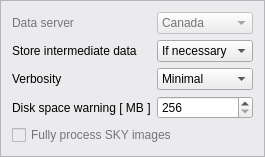
      <widget class="QFrame" name="generalFrame">
       <property name="palette">
        <palette>
         <active>
          <colorrole role="WindowText">
           <brush brushstyle="SolidPattern">
            <color alpha="255">
             <red>0</red>
             <green>0</green>
             <blue>0</blue>
            </color>
           </brush>
          </colorrole>
          <colorrole role="Button">
           <brush brushstyle="SolidPattern">
            <color alpha="255">
             <red>235</red>
             <green>235</green>
             <blue>238</blue>
            </color>
           </brush>
          </colorrole>
          <colorrole role="Light">
           <brush brushstyle="SolidPattern">
            <color alpha="255">
             <red>255</red>
             <green>255</green>
             <blue>255</blue>
            </color>
           </brush>
          </colorrole>
          <colorrole role="Midlight">
           <brush brushstyle="SolidPattern">
            <color alpha="255">
             <red>245</red>
             <green>245</green>
             <blue>246</blue>
            </color>
           </brush>
          </colorrole>
          <colorrole role="Dark">
           <brush brushstyle="SolidPattern">
            <color alpha="255">
             <red>117</red>
             <green>117</green>
             <blue>119</blue>
            </color>
           </brush>
          </colorrole>
          <colorrole role="Mid">
           <brush brushstyle="SolidPattern">
            <color alpha="255">
             <red>157</red>
             <green>157</green>
             <blue>159</blue>
            </color>
           </brush>
          </colorrole>
          <colorrole role="Text">
           <brush brushstyle="SolidPattern">
            <color alpha="255">
             <red>0</red>
             <green>0</green>
             <blue>0</blue>
            </color>
           </brush>
          </colorrole>
          <colorrole role="BrightText">
           <brush brushstyle="SolidPattern">
            <color alpha="255">
             <red>255</red>
             <green>255</green>
             <blue>255</blue>
            </color>
           </brush>
          </colorrole>
          <colorrole role="ButtonText">
           <brush brushstyle="SolidPattern">
            <color alpha="255">
             <red>0</red>
             <green>0</green>
             <blue>0</blue>
            </color>
           </brush>
          </colorrole>
          <colorrole role="Base">
           <brush brushstyle="SolidPattern">
            <color alpha="255">
             <red>255</red>
             <green>255</green>
             <blue>255</blue>
            </color>
           </brush>
          </colorrole>
          <colorrole role="Window">
           <brush brushstyle="SolidPattern">
            <color alpha="255">
             <red>235</red>
             <green>235</green>
             <blue>238</blue>
            </color>
           </brush>
          </colorrole>
          <colorrole role="Shadow">
           <brush brushstyle="SolidPattern">
            <color alpha="255">
             <red>0</red>
             <green>0</green>
             <blue>0</blue>
            </color>
           </brush>
          </colorrole>
          <colorrole role="AlternateBase">
           <brush brushstyle="SolidPattern">
            <color alpha="255">
             <red>245</red>
             <green>245</green>
             <blue>246</blue>
            </color>
           </brush>
          </colorrole>
          <colorrole role="ToolTipBase">
           <brush brushstyle="SolidPattern">
            <color alpha="255">
             <red>255</red>
             <green>255</green>
             <blue>220</blue>
            </color>
           </brush>
          </colorrole>
          <colorrole role="ToolTipText">
           <brush brushstyle="SolidPattern">
            <color alpha="255">
             <red>0</red>
             <green>0</green>
             <blue>0</blue>
            </color>
           </brush>
          </colorrole>
         </active>
         <inactive>
          <colorrole role="WindowText">
           <brush brushstyle="SolidPattern">
            <color alpha="255">
             <red>0</red>
             <green>0</green>
             <blue>0</blue>
            </color>
           </brush>
          </colorrole>
          <colorrole role="Button">
           <brush brushstyle="SolidPattern">
            <color alpha="255">
             <red>235</red>
             <green>235</green>
             <blue>238</blue>
            </color>
           </brush>
          </colorrole>
          <colorrole role="Light">
           <brush brushstyle="SolidPattern">
            <color alpha="255">
             <red>255</red>
             <green>255</green>
             <blue>255</blue>
            </color>
           </brush>
          </colorrole>
          <colorrole role="Midlight">
           <brush brushstyle="SolidPattern">
            <color alpha="255">
             <red>245</red>
             <green>245</green>
             <blue>246</blue>
            </color>
           </brush>
          </colorrole>
          <colorrole role="Dark">
           <brush brushstyle="SolidPattern">
            <color alpha="255">
             <red>117</red>
             <green>117</green>
             <blue>119</blue>
            </color>
           </brush>
          </colorrole>
          <colorrole role="Mid">
           <brush brushstyle="SolidPattern">
            <color alpha="255">
             <red>157</red>
             <green>157</green>
             <blue>159</blue>
            </color>
           </brush>
          </colorrole>
          <colorrole role="Text">
           <brush brushstyle="SolidPattern">
            <color alpha="255">
             <red>0</red>
             <green>0</green>
             <blue>0</blue>
            </color>
           </brush>
          </colorrole>
          <colorrole role="BrightText">
           <brush brushstyle="SolidPattern">
            <color alpha="255">
             <red>255</red>
             <green>255</green>
             <blue>255</blue>
            </color>
           </brush>
          </colorrole>
          <colorrole role="ButtonText">
           <brush brushstyle="SolidPattern">
            <color alpha="255">
             <red>0</red>
             <green>0</green>
             <blue>0</blue>
            </color>
           </brush>
          </colorrole>
          <colorrole role="Base">
           <brush brushstyle="SolidPattern">
            <color alpha="255">
             <red>255</red>
             <green>255</green>
             <blue>255</blue>
            </color>
           </brush>
          </colorrole>
          <colorrole role="Window">
           <brush brushstyle="SolidPattern">
            <color alpha="255">
             <red>235</red>
             <green>235</green>
             <blue>238</blue>
            </color>
           </brush>
          </colorrole>
          <colorrole role="Shadow">
           <brush brushstyle="SolidPattern">
            <color alpha="255">
             <red>0</red>
             <green>0</green>
             <blue>0</blue>
            </color>
           </brush>
          </colorrole>
          <colorrole role="AlternateBase">
           <brush brushstyle="SolidPattern">
            <color alpha="255">
             <red>245</red>
             <green>245</green>
             <blue>246</blue>
            </color>
           </brush>
          </colorrole>
          <colorrole role="ToolTipBase">
           <brush brushstyle="SolidPattern">
            <color alpha="255">
             <red>255</red>
             <green>255</green>
             <blue>220</blue>
            </color>
           </brush>
          </colorrole>
          <colorrole role="ToolTipText">
           <brush brushstyle="SolidPattern">
            <color alpha="255">
             <red>0</red>
             <green>0</green>
             <blue>0</blue>
            </color>
           </brush>
          </colorrole>
         </inactive>
         <disabled>
          <colorrole role="WindowText">
           <brush brushstyle="SolidPattern">
            <color alpha="255">
             <red>117</red>
             <green>117</green>
             <blue>119</blue>
            </color>
           </brush>
          </colorrole>
          <colorrole role="Button">
           <brush brushstyle="SolidPattern">
            <color alpha="255">
             <red>235</red>
             <green>235</green>
             <blue>238</blue>
            </color>
           </brush>
          </colorrole>
          <colorrole role="Light">
           <brush brushstyle="SolidPattern">
            <color alpha="255">
             <red>255</red>
             <green>255</green>
             <blue>255</blue>
            </color>
           </brush>
          </colorrole>
          <colorrole role="Midlight">
           <brush brushstyle="SolidPattern">
            <color alpha="255">
             <red>245</red>
             <green>245</green>
             <blue>246</blue>
            </color>
           </brush>
          </colorrole>
          <colorrole role="Dark">
           <brush brushstyle="SolidPattern">
            <color alpha="255">
             <red>117</red>
             <green>117</green>
             <blue>119</blue>
            </color>
           </brush>
          </colorrole>
          <colorrole role="Mid">
           <brush brushstyle="SolidPattern">
            <color alpha="255">
             <red>157</red>
             <green>157</green>
             <blue>159</blue>
            </color>
           </brush>
          </colorrole>
          <colorrole role="Text">
           <brush brushstyle="SolidPattern">
            <color alpha="255">
             <red>117</red>
             <green>117</green>
             <blue>119</blue>
            </color>
           </brush>
          </colorrole>
          <colorrole role="BrightText">
           <brush brushstyle="SolidPattern">
            <color alpha="255">
             <red>255</red>
             <green>255</green>
             <blue>255</blue>
            </color>
           </brush>
          </colorrole>
          <colorrole role="ButtonText">
           <brush brushstyle="SolidPattern">
            <color alpha="255">
             <red>117</red>
             <green>117</green>
             <blue>119</blue>
            </color>
           </brush>
          </colorrole>
          <colorrole role="Base">
           <brush brushstyle="SolidPattern">
            <color alpha="255">
             <red>235</red>
             <green>235</green>
             <blue>238</blue>
            </color>
           </brush>
          </colorrole>
          <colorrole role="Window">
           <brush brushstyle="SolidPattern">
            <color alpha="255">
             <red>235</red>
             <green>235</green>
             <blue>238</blue>
            </color>
           </brush>
          </colorrole>
          <colorrole role="Shadow">
           <brush brushstyle="SolidPattern">
            <color alpha="255">
             <red>0</red>
             <green>0</green>
             <blue>0</blue>
            </color>
           </brush>
          </colorrole>
          <colorrole role="AlternateBase">
           <brush brushstyle="SolidPattern">
            <color alpha="255">
             <red>235</red>
             <green>235</green>
             <blue>238</blue>
            </color>
           </brush>
          </colorrole>
          <colorrole role="ToolTipBase">
           <brush brushstyle="SolidPattern">
            <color alpha="255">
             <red>255</red>
             <green>255</green>
             <blue>220</blue>
            </color>
           </brush>
          </colorrole>
          <colorrole role="ToolTipText">
           <brush brushstyle="SolidPattern">
            <color alpha="255">
             <red>0</red>
             <green>0</green>
             <blue>0</blue>
            </color>
           </brush>
          </colorrole>
         </disabled>
        </palette>
       </property>
       <property name="autoFillBackground">
        <bool>true</bool>
       </property>
       <property name="frameShape">
        <enum>QFrame::StyledPanel</enum>
       </property>
       <property name="frameShadow">
        <enum>QFrame::Raised</enum>
       </property>
       <layout class="QGridLayout" name="gridLayout">
        <item row="3" column="0">
         <widget class="QLabel" name="label_4">
          <property name="text">
           <string>Disk space warning [ MB ]</string>
          </property>
         </widget>
        </item>
        <item row="1" column="0">
         <widget class="QLabel" name="label_9">
          <property name="text">
           <string>Store intermediate data</string>
          </property>
         </widget>
        </item>
        <item row="2" column="0">
         <widget class="QLabel" name="confBrightstarServerLabel_2">
          <property name="text">
           <string>Verbosity</string>
          </property>
          <property name="buddy">
           <cstring>prefServerComboBox</cstring>
          </property>
         </widget>
        </item>
        <item row="2" column="1">
         <widget class="QComboBox" name="prefVerbosityComboBox">
          <property name="toolTip">
           <string>The amount of information shown in the monitor window</string>
          </property>
          <property name="statusTip">
           <string/>
          </property>
          <item>
           <property name="text">
            <string>Minimal</string>
           </property>
          </item>
          <item>
           <property name="text">
            <string>Normal</string>
           </property>
          </item>
          <item>
           <property name="text">
            <string>Full</string>
           </property>
          </item>
          <item>
           <property name="text">
            <string>Debug</string>
           </property>
          </item>
         </widget>
        </item>
        <item row="3" column="1">
         <widget class="QSpinBox" name="prefDiskspacewarnSpinBox">
          <property name="toolTip">
           <string>When to show a warning that you are running out of disk space</string>
          </property>
          <property name="minimum">
           <number>256</number>
          </property>
          <property name="maximum">
           <number>9999</number>
          </property>
          <property name="singleStep">
           <number>256</number>
          </property>
         </widget>
        </item>
        <item row="4" column="0" colspan="2">
         <widget class="QCheckBox" name="prefProcessSkyCheckBox">
          <property name="enabled">
           <bool>false</bool>
          </property>
          <property name="statusTip">
           <string>When checked, SKY images are treated like science images and fully processed.</string>
          </property>
          <property name="text">
           <string>Fully process SKY images</string>
          </property>
         </widget>
        </item>
        <item row="0" column="0">
         <widget class="QLabel" name="confBrightstarServerLabel">
          <property name="enabled">
           <bool>false</bool>
          </property>
          <property name="text">
           <string>Data server</string>
          </property>
          <property name="buddy">
           <cstring>prefServerComboBox</cstring>
          </property>
         </widget>
        </item>
        <item row="1" column="1">
         <widget class="QComboBox" name="prefIntermediateDataComboBox">
          <property name="toolTip">
           <string>Default: Store intermediate data only if necessary (reduced I/O)</string>
          </property>
          <item>
           <property name="text">
            <string>If necessary</string>
           </property>
          </item>
          <item>
           <property name="text">
            <string>Always</string>
           </property>
          </item>
         </widget>
        </item>
        <item row="0" column="1">
         <widget class="QComboBox" name="prefServerComboBox">
          <property name="enabled">
           <bool>false</bool>
          </property>
          <property name="focusPolicy">
           <enum>Qt::ClickFocus</enum>
          </property>
          <property name="toolTip">
           <string>The server from which to download astrometric and photometric reference catalogs</string>
          </property>
          <item>
           <property name="text">
            <string>Canada</string>
           </property>
          </item>
          <item>
           <property name="text">
            <string>China</string>
           </property>
          </item>
          <item>
           <property name="text">
            <string>France</string>
           </property>
          </item>
          <item>
           <property name="text">
            <string>India</string>
           </property>
          </item>
          <item>
           <property name="text">
            <string>Japan</string>
           </property>
          </item>
          <item>
           <property name="text">
            <string>South Africa</string>
           </property>
          </item>
          <item>
           <property name="text">
            <string>UK</string>
           </property>
          </item>
          <item>
           <property name="text">
            <string>USA</string>
           </property>
          </item>
         </widget>
        </item>
       </layout>
      </widget>
